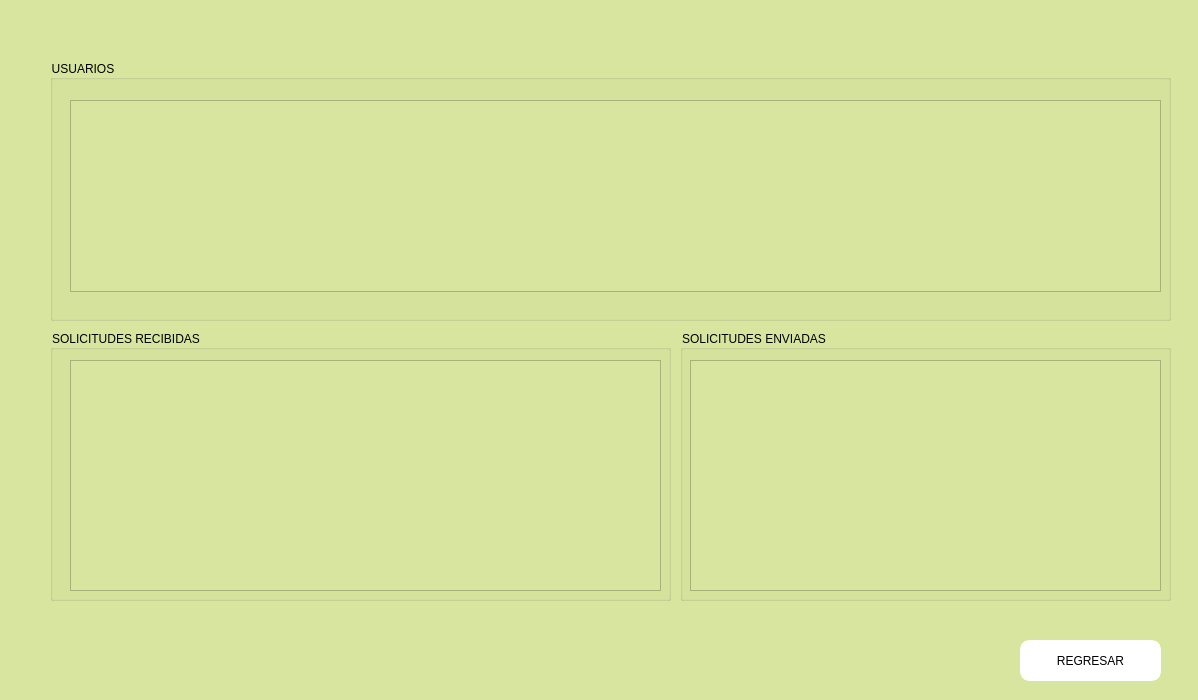
<?xml version="1.0" encoding="UTF-8"?>
<ui version="4.0">
 <class>Solicitudes</class>
 <widget class="QMainWindow" name="Solicitudes">
  <property name="geometry">
   <rect>
    <x>0</x>
    <y>0</y>
    <width>1198</width>
    <height>700</height>
   </rect>
  </property>
  <property name="windowTitle">
   <string>MainWindow</string>
  </property>
  <property name="styleSheet">
   <string notr="true">background-color: rgb(216, 229, 158);
</string>
  </property>
  <widget class="QWidget" name="centralwidget">
   <widget class="QGroupBox" name="grbUsuarios">
    <property name="geometry">
     <rect>
      <x>50</x>
      <y>60</y>
      <width>1121</width>
      <height>261</height>
     </rect>
    </property>
    <property name="styleSheet">
     <string notr="true">font: 12pt &quot;Sitka&quot;;</string>
    </property>
    <property name="title">
     <string>USUARIOS</string>
    </property>
    <widget class="QTableWidget" name="tlbUs">
     <property name="enabled">
      <bool>true</bool>
     </property>
     <property name="geometry">
      <rect>
       <x>20</x>
       <y>40</y>
       <width>1091</width>
       <height>192</height>
      </rect>
     </property>
    </widget>
   </widget>
   <widget class="QGroupBox" name="grbRec">
    <property name="geometry">
     <rect>
      <x>50</x>
      <y>330</y>
      <width>621</width>
      <height>271</height>
     </rect>
    </property>
    <property name="styleSheet">
     <string notr="true">font: 12pt &quot;Sitka&quot;;</string>
    </property>
    <property name="title">
     <string>SOLICITUDES RECIBIDAS</string>
    </property>
    <widget class="QTableWidget" name="tlbRec">
     <property name="enabled">
      <bool>true</bool>
     </property>
     <property name="geometry">
      <rect>
       <x>20</x>
       <y>30</y>
       <width>591</width>
       <height>231</height>
      </rect>
     </property>
    </widget>
   </widget>
   <widget class="QGroupBox" name="grbEnv">
    <property name="geometry">
     <rect>
      <x>680</x>
      <y>330</y>
      <width>491</width>
      <height>271</height>
     </rect>
    </property>
    <property name="styleSheet">
     <string notr="true">font: 12pt &quot;Sitka&quot;;</string>
    </property>
    <property name="title">
     <string>SOLICITUDES ENVIADAS</string>
    </property>
    <widget class="QTableWidget" name="tlbEnv">
     <property name="enabled">
      <bool>true</bool>
     </property>
     <property name="geometry">
      <rect>
       <x>10</x>
       <y>30</y>
       <width>471</width>
       <height>231</height>
      </rect>
     </property>
    </widget>
   </widget>
   <widget class="QPushButton" name="pushButton_3">
    <property name="geometry">
     <rect>
      <x>1020</x>
      <y>640</y>
      <width>141</width>
      <height>41</height>
     </rect>
    </property>
    <property name="cursor">
     <cursorShape>PointingHandCursor</cursorShape>
    </property>
    <property name="styleSheet">
     <string notr="true">font: 900 10pt &quot;Segoe UI Black&quot;;
border: 5px solid white;
background-color: rgb(255, 255, 255);
border-radius: 10px;
</string>
    </property>
    <property name="text">
     <string>REGRESAR</string>
    </property>
   </widget>
  </widget>
 </widget>
 <resources/>
 <connections/>
</ui>
